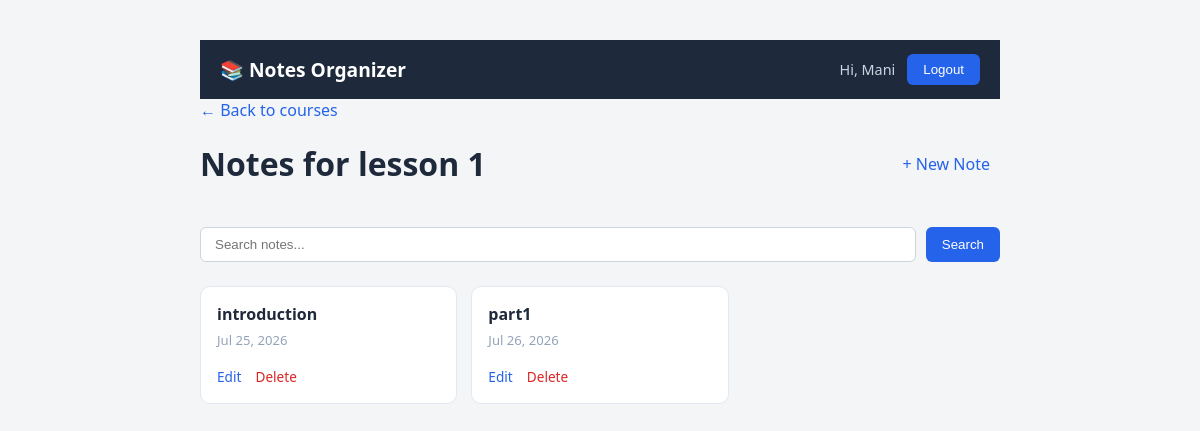
The app's page /courses/2/notes/ (signed in) with its own data.
### notes/models.py (models this page shows, shortened)
class Course(models.Model):
    owner = models.ForeignKey(User, on_delete=models.CASCADE, related_name='courses')
    title = models.CharField(max_length=200)
    description = models.TextField(blank=True)
    created_at = models.DateTimeField(auto_now_add=True)

class Note(models.Model):
    course = models.ForeignKey(Course, on_delete=models.CASCADE, related_name='notes')
    title = models.CharField(max_length=200)
    description = models.TextField(blank=True)
    content = models.TextField()
    created_at = models.DateTimeField(auto_now_add=True)

### notes/views.py (the view)
# urls.py: path('<int:course_pk>/notes/', views.note_list, name='note_list'),
@login_required
def note_list(request, course_pk):
    course = get_object_or_404(Course, pk=course_pk, owner=request.user)
    query = request.GET.get('q', '')
    notes = course.notes.all()
    if query:
        notes = notes.filter(Q(title__icontains=query) | Q(content__icontains=query))
    return render(request, 'notes/note_list.html', {'course': course, 'notes': notes, 'query': query})

### notes/templates/notes/note_list.html (shortened to what this page needs)
{% extends 'notes/base.html' %}
{% load static %}
{% block extra_css %}
<link rel="stylesheet" href="{% static 'notes/css/note_list.css' %}">
{% endblock %}
{% block content %}
<a href="{% url 'course_list' %}" class="back-link">← Back to courses</a>
<div class="page-heading">
  <h1>Notes for {{ course.title }}</h1>
  <a href="{% url 'note_create' course.pk %}" class="btn-primary">+ New Note</a>
</div>
<form method="get" class="search-bar">
  <input type="text" name="q" value="{{ query }}" placeholder="Search notes...">
  <button type="submit" class="btn-secondary">Search</button>
</form>
<div class="note-grid">
  {% for note in notes %}
    <div class="note-card">
      <a href="{% url 'note_detail' course.pk note.pk %}" class="note-card-title">{{ note.title }}</a>
      <span class="note-card-date">{{ note.created_at|date:"M d, Y" }}</span>
      <span class="note-card-actions">
        <a href="{% url 'note_edit' course.pk note.pk %}">Edit</a>
        <a href="{% url 'note_delete' course.pk note.pk %}" class="danger">Delete</a>
      </span>
    </div>
  {% empty %}
    <p class="empty-state">No notes found.</p>
  {% endfor %}
</div>
{% endblock %}

### notes/templates/notes/base.html (shortened to what this page needs)
{% load static %}
<!DOCTYPE html>
<html lang="en" dir="ltr">
<head>
  <link rel="stylesheet" href="{% static 'notes/css/base.css' %}">
  {% block extra_css %}{% endblock %}
</head>
<body>
  <nav class="navbar">
    <div class="navbar-inner">
      <a href="{% url 'course_list' %}" class="logo">📚 Notes Organizer</a>
      {% if user.is_authenticated %}
        <div class="navbar-right">
          <span class="username">Hi, {{ user.username }}</span>
          <form method="post" action="{% url 'logout_confirm' %}" class="inline-form">
            <button type="submit" class="btn-secondary">Logout</button>
          </form>
        </div>
      {% endif %}
    </div>
  </nav>
  <main>
    {% block content %}
    {% endblock %}
  </main>
</body>
</html>

### notes/static/notes/css/base.css (style rules this page uses)
body { font-family: 'Segoe UI', Tahoma, sans-serif; background-color: #f4f5f7; color: #222; max-width: 800px; margin: 40px auto; padding: 0 20px; }
.navbar { background-color: #1e293b; position: sticky; top: 0; z-index: 10; }
.navbar-inner { max-width: 800px; margin: 0 auto; padding: 14px 20px; display: flex; justify-content: space-between; align-items: center; }
.logo { color: white; font-size: 1.2em; font-weight: 600; text-decoration: none; }
.navbar-right { display: flex; align-items: center; gap: 12px; }
.username { color: #cbd5e1; font-size: 0.9em; }
.inline-form { margin: 0; }
a { color: #2563eb; text-decoration: none; margin-inline-end: 10px; }
h1, h2 { color: #1e293b; }
form { margin: 15px 0; }
input[type="text"], input[type="password"] { padding: 8px; border: 1px solid #cbd5e1; border-radius: 6px; width: 250px; }
button { padding: 8px 16px; background-color: #2563eb; color: white; border: none; border-radius: 6px; cursor: pointer; }

### notes/static/notes/css/note_list.css (style rules this page uses)
.page-heading { display: flex; justify-content: space-between; align-items: center; margin-bottom: 20px; }
.search-bar { display: flex; gap: 10px; margin-bottom: 24px; }
.search-bar input[type="text"] { flex: 1; padding: 9px 14px; border: 1px solid #cbd5e1; border-radius: 6px; }
.note-grid { display: grid; grid-template-columns: repeat(auto-fill, minmax(220px, 1fr)); gap: 14px; }
.note-card { background: white; border: 1px solid #e2e8f0; border-radius: 10px; padding: 16px; display: flex; flex-direction: column; gap: 6px; }
.note-card-title { font-weight: 600; color: #1e293b; }
.note-card-date { color: #94a3b8; font-size: 0.82em; }
.note-card-actions { margin-top: auto; padding-top: 10px; }
.note-card-actions a { font-size: 0.85em; margin-inline-end: 10px; }
.note-card-actions .danger { color: #dc2626; }

### records on screen
Course: title "lesson 1"
Note: title "introduction", created_at "Jul 25, 2026"
Note: title "part1", created_at "Jul 26, 2026"

### other values on screen
{{ user.username }} "Mani"
